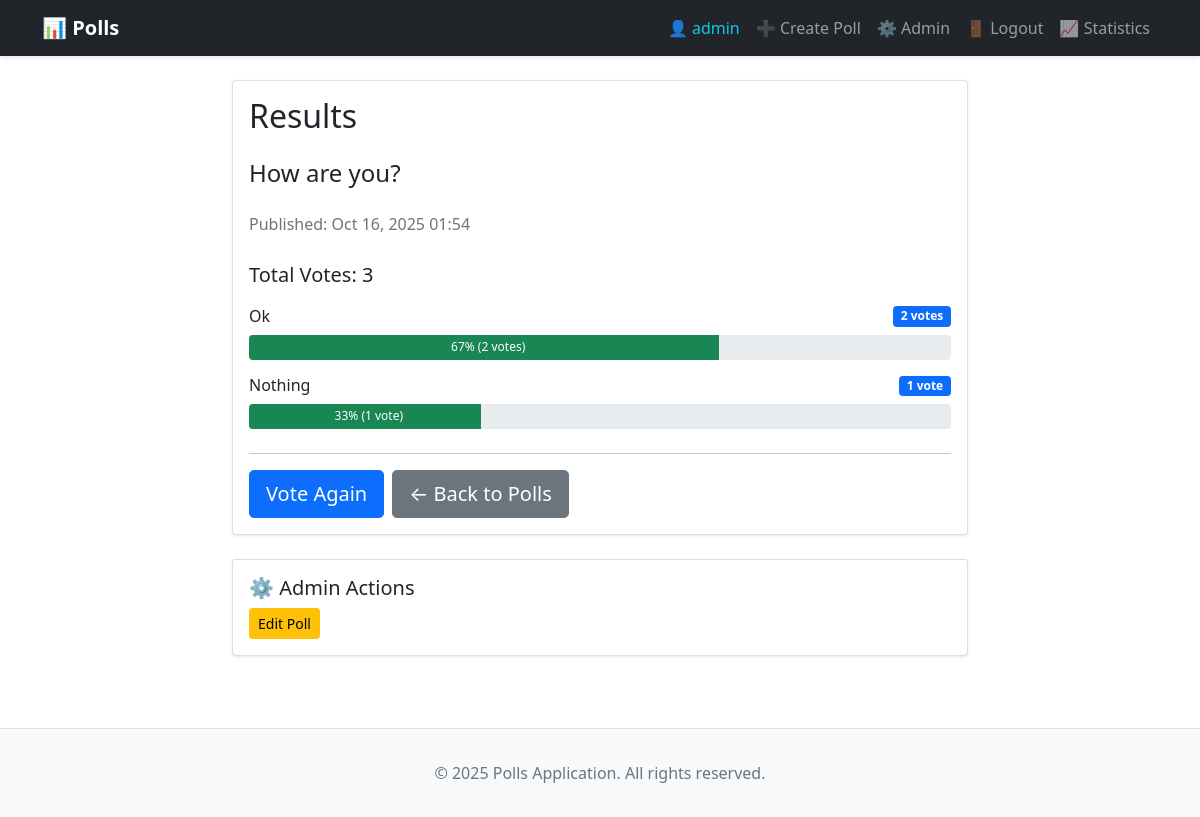
Screenshot of /polls/2/results/ (signed in) with the database file from the repository.
### polls/models.py (models this page shows, shortened)
class Question(models.Model):
    question_text = models.CharField(max_length=200)
    pub_date = models.DateTimeField("date published")
    def get_total_votes(self):
        return sum(choice.votes for choice in self.choice_set.all())

class Choice(models.Model):
    question = models.ForeignKey(Question, on_delete=models.CASCADE)
    choice_text = models.CharField(max_length=200)
    votes = models.IntegerField(default=0)

### polls/views.py (the view)
# urls.py: path("<int:pk>/results/", views.ResultsView.as_view(), name="results"),
class ResultsView(PollsBaseView, generic.DetailView):
    model = Question
    template_name = "polls/results.html"

### polls/views.py (called while the page is built)
    def get_slogan(self):
        return random.choice(self.slogans)

    def get_context_data(self, **kwargs):
        context = super().get_context_data(**kwargs)
        context['slogan'] = self.get_slogan()
        return context

### polls/templates/polls/results.html (shortened to what this page needs)
{% extends "base.html" %}
{% block content %}
<div class="row justify-content-center">
    <div class="col-lg-8">
        <div class="card">
            <div class="card-body">
                <h2 class="card-title mb-4">Results</h2>
                <h4 class="mb-4">{{ question.question_text }}</h4>
                <p class="text-muted mb-4">
                    Published: {{ question.pub_date|date:"M d, Y H:i" }}
                </p>
                <div class="mb-4">
                    <p class="lead">
                        <strong>Total Votes:</strong>
                        <span id="total-votes">{{ question.get_total_votes }}</span>
                    </p>
                    {% for choice in question.choice_set.all %}
                        <div class="mb-3">
                            <div class="d-flex justify-content-between align-items-center mb-2">
                                <h6 class="mb-0">{{ choice.choice_text }}</h6>
                                <span class="badge bg-primary">{{ choice.votes }} vote{{ choice.votes|pluralize }}</span>
                            </div>
                            <div class="progress" style="height: 25px;">
                                {% if question.get_total_votes > 0 %}
                                    {% widthratio choice.votes question.get_total_votes 100 as percentage %}
                                    <div
                                        class="progress-bar bg-success"
                                        role="progressbar"
                                        style="width: {{ percentage }}%"
                                        aria-valuenow="{{ choice.votes }}"
                                        aria-valuemin="0"
                                        aria-valuemax="{{ question.get_total_votes }}"
                                    >
                                        <span class="ps-2">{{ percentage }}% ({{ choice.votes }} vote{{ choice.votes|pluralize }})</span>
                                    </div>
                                {% endif %}
                            </div>
                        </div>
                    {% endfor %}
                </div>
                <hr>
                <div class="d-flex gap-2">
                    <a href="{% url 'polls:detail' question.id %}" class="btn btn-primary btn-lg">
                        Vote Again
                    </a>
                    <a href="{% url 'polls:index' %}" class="btn btn-secondary btn-lg">
                        ← Back to Polls
                    </a>
                </div>
            </div>
        </div>
        {% if user.is_staff %}
            <div class="card mt-4">
                <div class="card-body">
                    <h5 class="card-title">⚙️ Admin Actions</h5>
                    <a href="{% url 'polls:poll_edit' question.id %}" class="btn btn-warning btn-sm">
                        Edit Poll
                    </a>
                </div>
            </div>
        {% endif %}
    </div>
</div>
{% endblock %}

### templates/base.html (shortened to what this page needs)
<!DOCTYPE html>
<html lang="en">
<head>
    <link href="https://cdn.jsdelivr.net/npm/bootstrap@5.1.3/dist/css/bootstrap.min.css" rel="stylesheet">
</head>
<body>
    <nav class="navbar navbar-expand-lg navbar-dark bg-dark">
        <div class="container">
            <a class="navbar-brand" href="{% url 'polls:index' %}"><strong>📊 Polls</strong></a>
            <div class="collapse navbar-collapse" id="navbarNav">
                <ul class="navbar-nav ms-auto">
                    {% if user.is_authenticated %}
                        <li class="nav-item"><span class="nav-link text-info">👤 {{ user.username }}</span></li>
                        {% if user.is_staff %}
                            <li class="nav-item"><a class="nav-link" href="{% url 'polls:poll_new' %}">➕ Create Poll</a></li>
                            <li class="nav-item"><a class="nav-link" href="/admin/">⚙️ Admin</a></li>
                        {% endif %}
                        <li class="nav-item"><a class="nav-link" href="{% url 'account_logout' %}">🚪 Logout</a></li>
                    {% else %}
                        <li class="nav-item"><a class="nav-link" href="{% url 'account_login' %}">🔐 Login</a></li>
                        <li class="nav-item"><a class="nav-link" href="{% url 'account_signup' %}">📝 Register</a></li>
                    {% endif %}
                    <li class="nav-item"><a class="nav-link" href="{% url 'polls_analytics:statistics_index' %}">📈 Statistics</a></li>
                </ul>
            </div>
        </div>
    </nav>
    <main class="container mt-4 mb-4">
        {% block content %}{% endblock %}
    </main>
    <footer class="footer">
        <div class="container text-center">
            <p class="text-muted mb-0">&copy; {% now "Y" %} Polls Application. All rights reserved.</p>
        </div>
    </footer>
</body>
</html>

### templates/base.html (style rules this page uses)
body { display: flex; flex-direction: column; min-height: 100vh; }
.navbar { box-shadow: 0 2px 4px rgba(0,0,0,0.1); animation: slideIn 0.5s ease-out; }
main { flex: 1; animation: fadeIn 0.5s ease-in; }
.footer { background-color: #f8f9fa; border-top: 1px solid #dee2e6; margin-top: 3rem; padding: 2rem 0; }
.card { box-shadow: 0 1px 3px rgba(0,0,0,0.1); animation: slideIn 0.3s ease-out; }
.btn { transition: all 0.2s ease; }
a { transition: color 0.2s ease; }

### rows the page displays
Question: question_text "How are you?", pub_date "Oct 16, 2025 01:54", get_total_votes "3"
Choice: choice_text "Ok", votes "2", percentage "67"
Choice: choice_text "Nothing", votes "1", percentage "33"

### other values shown
{{ user.username }} "admin"
